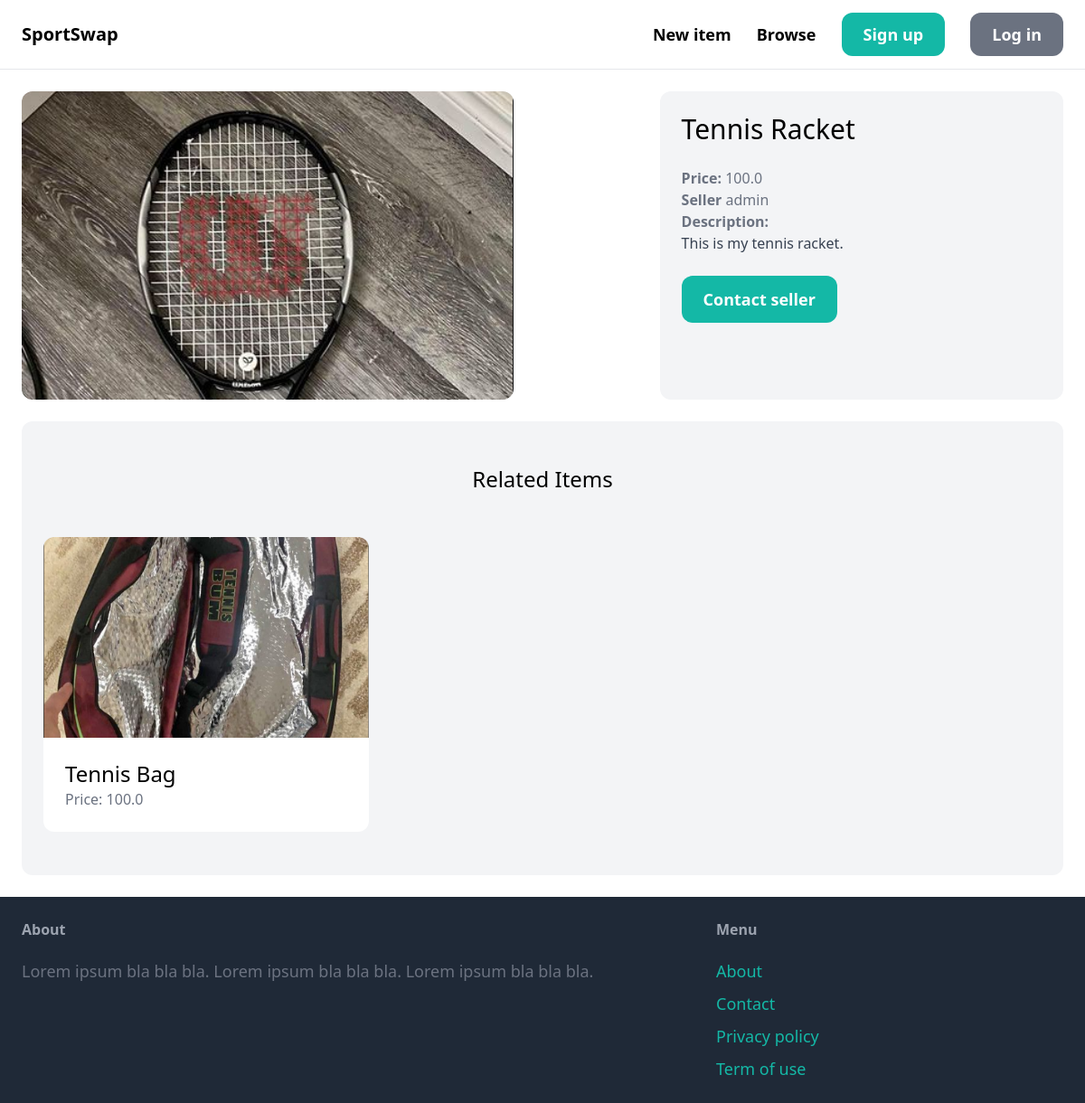
Screenshot of /items/2/ with the database file from the repository.
### item/models.py (models this page shows, shortened)
class Item(models.Model):
    category = models.ForeignKey(Category, related_name='items', on_delete=models.CASCADE)
    name = models.CharField(max_length=255)
    description = models.TextField(blank=True, null=True)
    price = models.FloatField()
    image = models.ImageField(upload_to='item_images', blank=True, null=True)
    is_sold = models.BooleanField(default=False)
    created_by = models.ForeignKey(User, related_name='items', on_delete=models.CASCADE)
    created_at = models.DateTimeField(auto_now_add=True)

### item/views.py (the view)
# urls.py: path('<int:pk>/', views.detail, name='detail'),
def detail(request, pk):
    item = get_object_or_404(Item, pk=pk)
    related_items = Item.objects.filter(category=item.category, is_sold=False).exclude(pk=pk) [0:3]
    return render(request, 'item/detail.html', {
        'item' : item,
        'related_items' : related_items,
    })

### item/templates/item/detail.html (shortened to what this page needs)
{% extends 'core/base.html' %}
{% block content %}
<div class="grid grid-cols-5 gap-6">
    <div class="col-span-3">
        <img src="{{ item.image.url }}" class="rounded-xl">
    </div>
    <div class="col-span-2 p-6 bg-gray-100 rounded-xl">
        <h1 class="mb-6 text-3xl">{{ item.name }} </h1>
        <p class="text-gray-500"><strong>Price: </strong> {{ item.price }}</p>
        <p class="text-gray-500"><strong>Seller </strong> {{ item.created_by.username }}</p>
        {% if item.description %}
        <p class="text-gray-700">
            <strong class="text-gray-500"> Description: </strong> <br> {{ item.description }}</p>
        {% endif %}
        {% if request.user == item.created_by %}
            <div class="mt-6 p-6 bg-white rounded-xl">
                <p>This is your item!</p>
                <a href="{% url 'item:edit' item.id %}" class="inline-block mt-6 px-6 py-3 text-lg font-semibold bg-teal-500 text-white rounded-xl">Edit</a>
                <a href="{% url 'item:delete' item.id %}" class="inline-block mt-6 px-6 py-3 text-lg font-semibold bg-red-500 text-white rounded-xl">Delete</a>
            </div>
        {% else %}
            <a href="{% url 'conversation:new' item.id %}" class="inline-block mt-6 px-6 py-3 text-lg font-semibold bg-teal-500 text-white rounded-xl hover:bg-teal-700">Contact seller</a>
        {% endif %}
    </div>
</div>
<div class="mt-6 px-6 py-12 bg-gray-100 rounded-xl">
    <h2 class="mb-12 text-2xl text-center">Related Items</h2>
    <div class="grid grid-cols-3 gap-3">
        {% for item in related_items %}
            <div>
                <a href="{% url 'item:detail' item.id %}">
                    <div>
                        <img src="{{ item.image.url }}" class="rounded-t-xl">
                    </div>
                    <div class="p-6 bg-white rounded-b-xl">
                        <h2 class="text-2xl">{{ item.name }}</h2>
                        <p class="text-gray-500">Price: {{ item.price }}</p>
                    </div>
                </a>
            </div>
        {% endfor %}
    </div>
</div>
{% endblock %}

### rows the page displays
Item: image (picture), name "Tennis Racket", price "100.0", created_by.username "admin", description "This is my tennis racket."
Item: image (picture), name "Tennis Bag", price "100.0"
